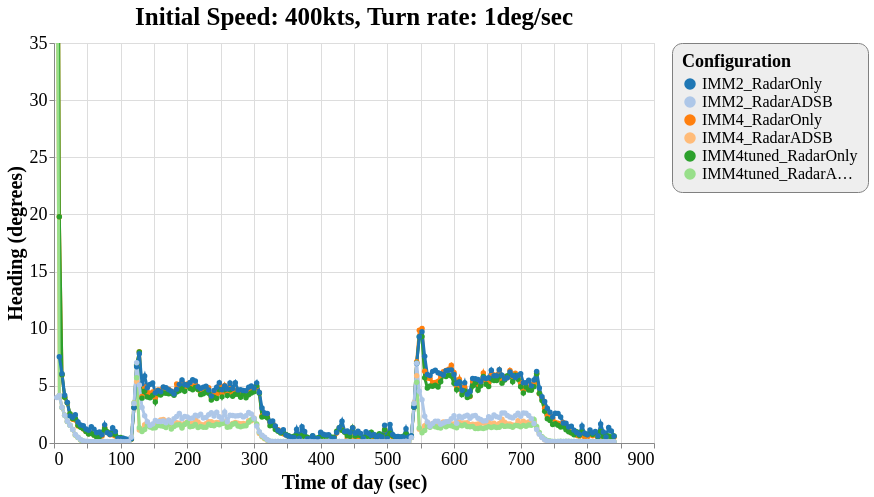

The Vega-Lite source for this figure:
### Vega-Lite specification from a JSON file in a GitHub repository (floating-point values rounded to 4 significant figures; data arrays with more than 128 entries replaced by an {"elided": "..."} marker saying what was removed)
{"config": {"view": {"continuousWidth": 600, "continuousHeight": 400}, "axisX": {"labelFontSize": 18, "titleFontSize": 20}, "axisY": {"labelFontSize": 18, "titleFontSize": 20}, "font": "Times New Roman", "legend": {"cornerRadius": 10, "fillColor": "#EEEEEE", "labelFontSize": 16, "padding": 10, "strokeColor": "gray", "titleFontSize": 18}, "title": {"fontSize": 25}}, "data": {"name": "data-40e053f8187f42daae4b67de953e2182"}, "mark": {"type": "line", "point": true, "strokeWidth": 3}, "encoding": {"color": {"type": "ordinal", "field": "config", "scale": {"scheme": "category20"}, "sort": ["IMM2_RadarOnly", "IMM2_RadarADSB", "IMM4_RadarOnly", "IMM4_RadarADSB", "IMM4tuned_RadarOnly", "IMM4tuned_RadarADSB"], "title": "Configuration"}, "x": {"type": "quantitative", "field": "time", "title": "Time of day (sec)"}, "y": {"type": "quantitative", "field": "rmse_hdg", "scale": {"domain": [0, 35], "zero": false}, "title": "Heading (degrees)"}}, "selection": {"selector044": {"type": "interval", "bind": "scales", "encodings": ["x", "y"]}}, "title": "Initial Speed: 400kts, Turn rate: 1deg/sec", "$schema": "https://vega.github.io/schema/vega-lite/v4.8.1.json", "datasets": {"data-40e053f8187f42daae4b67de953e2182": {"elided": "1259 records"}}}
